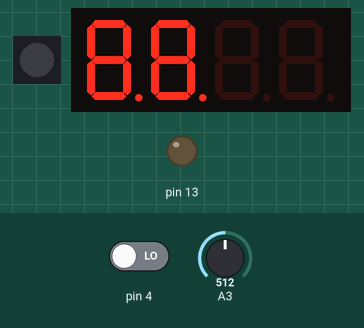
The sketch below on a simulated Arduino Uno, built for the host (arithmetic inside an expression is 32-bit, double 64-bit). Shown: 1 RGB LEDs in strip order, left to right, 4-digit seven-segment display, output pins drawn as LEDs (lit = HIGH). The inputs (shaded band) are chosen by the test bench; at power-on: A3 = 512, pin 4 LOW.

Above: at 2.6 s.
2.7 s: A3 set to 376
At 3.9 s:
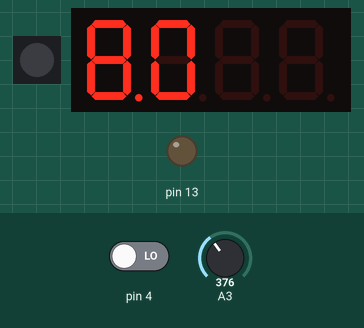
4.2 s: A3 set to 344
5.7 s: A3 set to 306
At 6.2 s:
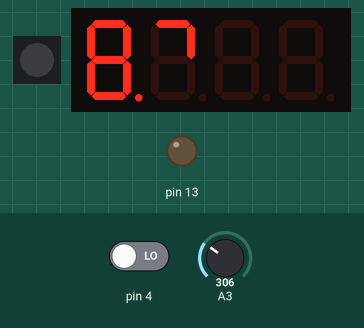
7.2 s: A3 set to 316
Timing chart, 0 to 9.7 s (numbered marks = the images above; inputs shaded):
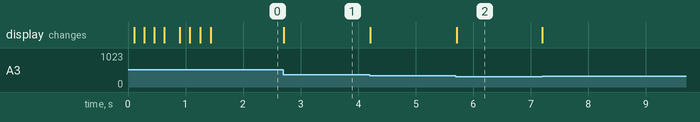

Measured:
- after the input at 2.7 s, the display: changes at once (image 1)
- after the input at 5.7 s, the display: changes at once (image 2)

The sketch:

sketch_06_timer.ino
```cpp
#include <Adafruit_DotStar.h>
#include "Adafruit_LEDBackpack.h"
//#include <SPI.h> // apparantly don't use this for Trinket
#include <math.h>

#define NUMPIXELS 1
#define DATAPIN   7
#define CLOCKPIN  8
Adafruit_DotStar strip(NUMPIXELS, DATAPIN, CLOCKPIN, DOTSTAR_BRG);
Adafruit_AlphaNum4 alpha4 = Adafruit_AlphaNum4();

#define ANALOG_BUFFER_SIZE 8
struct AnalogBuffer {
  int loc;
  int buff[ANALOG_BUFFER_SIZE];
};

struct DisplayState {
  int digit[4];
  unsigned int duration;
};

static void updateDisplay(struct DisplayState *state) {
  for (int i=0; i < 4; i++) {
    alpha4.writeDigitRaw(i, state->digit[i]);
  }
  alpha4.writeDisplay();
}

int circleDanceLength = 6;
struct DisplayState circleDanceSequence[] = {
  { {0b000000000000001, 0b000000000000001,
     0b000000000000001, 0b000000000000001}, 50 },
  { {0b000000000000010, 0b000000000000010,
     0b000000000000010, 0b000000000000010}, 50 },
  { {0b000000000000100, 0b000000000000100,
     0b000000000000100, 0b000000000000100}, 50 },
  { {0b000000000001000, 0b000000000001000,
     0b000000000001000, 0b000000000001000}, 50 },
  { {0b000000000010000, 0b000000000010000,
     0b000000000010000, 0b000000000010000}, 50 },
  { {0b000000000100000, 0b000000000100000,
     0b000000000100000, 0b000000000100000}, 50 },
};

int figureEightDanceLength = 75;
struct DisplayState figureEightDanceSequence[] = {
  { {0b000000000000001, 0b000000000000000,
     0b000000000000000, 0b000000000000000}, 50 },
  { {0b000000000000010, 0b000000000000000,
     0b000000000000000, 0b000000000000000}, 50 },
  { {0b000000010000000, 0b000000000000000,
     0b000000000000000, 0b000000000000000}, 50 },
  { {0b000000001000000, 0b000000000000000,
     0b000000000000000, 0b000000000000000}, 50 },
  { {0b000000000010000, 0b000000000000000,
     0b000000000000000, 0b000000000000000}, 50 },
  { {0b000000000001000, 0b000000000000000,
     0b000000000000000, 0b000000000000000}, 50 },
  { {0b000000000000100, 0b000000000000000,
     0b000000000000000, 0b000000000000000}, 50 },
  { {0b000000010000000, 0b000000000000000,
     0b000000000000000, 0b000000000000000}, 50 },
  { {0b000000001000000, 0b000000000000000,
     0b000000000000000, 0b000000000000000}, 50 },
  { {0b000000000100000, 0b000000000000000,
     0b000000000000000, 0b000000000000000}, 50 }, // end first loop
  { {0b000000000000001, 0b000000000000000,
     0b000000000000000, 0b000000000000000}, 50 },
  { {0b000000000000000, 0b000000000000001,
     0b000000000000000, 0b000000000000000}, 50 },
  { {0b000000000000000, 0b000000000000010,
     0b000000000000000, 0b000000000000000}, 50 },
  { {0b000000000000000, 0b000000010000000,
     0b000000000000000, 0b000000000000000}, 50 },
  { {0b000000000000000, 0b000000001000000,
     0b000000000000000, 0b000000000000000}, 50 },
  { {0b000000000000000, 0b000000000010000,
     0b000000000000000, 0b000000000000000}, 50 },
  { {0b000000000000000, 0b000000000001000,
     0b000000000000000, 0b000000000000000}, 50 },
  { {0b000000000000000, 0b000000000000100,
     0b000000000000000, 0b000000000000000}, 50 },
  { {0b000000000000000, 0b000000010000000,
     0b000000000000000, 0b000000000000000}, 50 },
  { {0b000000000000000, 0b000000001000000,
     0b000000000000000, 0b000000000000000}, 50 },
  { {0b000000000000000, 0b000000000100000,
     0b000000000000000, 0b000000000000000}, 50 }, // end second loop
  { {0b000000000000000, 0b000000000000001,
     0b000000000000000, 0b000000000000000}, 50 },
  { {0b000000000000000, 0b000000000000000,
     0b000000000000001, 0b000000000000000}, 50 },
  { {0b000000000000000, 0b000000000000000,
     0b000000000000010, 0b000000000000000}, 50 },
  { {0b000000000000000, 0b000000000000000,
     0b000000010000000, 0b000000000000000}, 50 },
  { {0b000000000000000, 0b000000000000000,
     0b000000001000000, 0b000000000000000}, 50 },
  { {0b000000000000000, 0b000000000000000,
     0b000000000010000, 0b000000000000000}, 50 },
  { {0b000000000000000, 0b000000000000000,
     0b000000000001000, 0b000000000000000}, 50 },
  { {0b000000000000000, 0b000000000000000,
     0b000000000000100, 0b000000000000000}, 50 },
  { {0b000000000000000, 0b000000000000000,
     0b000000010000000, 0b000000000000000}, 50 },
  { {0b000000000000000, 0b000000000000000,
     0b000000001000000, 0b000000000000000}, 50 },
  { {0b000000000000000, 0b000000000000000,
     0b000000000100000, 0b000000000000000}, 50 }, // end third loop
  { {0b000000000000000, 0b000000000000000,
     0b000000000000001, 0b000000000000000}, 50 },
  { {0b000000000000000, 0b000000000000000,
     0b000000000000000, 0b000000000000001}, 50 },
  { {0b000000000000000, 0b000000000000000,
     0b000000000000000, 0b000000000000010}, 50 },
  { {0b000000000000000, 0b000000000000000,
     0b000000000000000, 0b000000010000000}, 50 },
  { {0b000000000000000, 0b000000000000000,
     0b000000000000000, 0b000000001000000}, 50 },
  { {0b000000000000000, 0b000000000000000,
     0b000000000000000, 0b000000000010000}, 50 },
  { {0b000000000000000, 0b000000000000000,
     0b000000000000000, 0b000000000001000}, 50 },
  { {0b000000000000000, 0b000000000000000,
     0b000000000000000, 0b000000000000100}, 50 },
  { {0b000000000000000, 0b000000000000000,
     0b000000000000000, 0b000000010000000}, 50 },
  { {0b000000000000000, 0b000000000000000,
     0b000000000000000, 0b000000001000000}, 50 },
  { {0b000000000000000, 0b000000000000000,
     0b000000000000000, 0b000000000100000}, 50 }, // end fourth loop
  { {0b000000000000000, 0b000000000000000,
     0b000000000000000, 0b000000000000001}, 50 }, // 4 loop back
  { {0b000000000000000, 0b000000000000000,
     0b000000000000000, 0b000000000000010}, 50 },
  { {0b000000000000000, 0b000000000000000,
     0b000000000000000, 0b000000010000000}, 50 },
  { {0b000000000000000, 0b000000000000000,
     0b000000000000000, 0b000000001000000}, 50 },
  { {0b000000000000000, 0b000000000000000,        // 3 loop back
     0b000000010000000, 0b000000000000000}, 50 }, // 3 loop back
  { {0b000000000000000, 0b000000000000000,
     0b000000001000000, 0b000000000000000}, 50 },
  { {0b000000000000000, 0b000000000000000,
     0b000000000100000, 0b000000000000000}, 50 },
  { {0b000000000000000, 0b000000000000000,
     0b000000000000001, 0b000000000000000}, 50 },
  { {0b000000000000000, 0b000000000000000,
     0b000000000000010, 0b000000000000000}, 50 },
  { {0b000000000000000, 0b000000000000000,
     0b000000010000000, 0b000000000000000}, 50 },
  { {0b000000000000000, 0b000000000000000,
     0b000000001000000, 0b000000000000000}, 50 },
  { {0b000000000000000, 0b000000000000000,
     0b000000000010000, 0b000000000000000}, 50 },
  { {0b000000000000000, 0b000000000000000,
     0b000000000001000, 0b000000000000000}, 50 },
  { {0b000000000000000, 0b000000000000000,
     0b000000000000100, 0b000000000000000}, 50 },
  { {0b000000000000000, 0b000000000000000,
     0b000000010000000, 0b000000000000000}, 50 },
  { {0b000000000000000, 0b000000000000000,
     0b000000001000000, 0b000000000000000}, 50 },
  { {0b000000000000000, 0b000000010000000,        // 2 loop back
     0b000000000000000, 0b000000000000000}, 50 },
  { {0b000000000000000, 0b000000001000000,
     0b000000000000000, 0b000000000000000}, 50 },
  { {0b000000000000000, 0b000000000100000,
     0b000000000000000, 0b000000000000000}, 50 },
  { {0b000000000000000, 0b000000000000001,
     0b000000000000000, 0b000000000000000}, 50 },
  { {0b000000000000000, 0b000000000000010,
     0b000000000000000, 0b000000000000000}, 50 },
  { {0b000000000000000, 0b000000010000000,
     0b000000000000000, 0b000000000000000}, 50 },
  { {0b000000000000000, 0b000000001000000,
     0b000000000000000, 0b000000000000000}, 50 },
  { {0b000000000000000, 0b000000000010000,
     0b000000000000000, 0b000000000000000}, 50 },
  { {0b000000000000000, 0b000000000001000,
     0b000000000000000, 0b000000000000000}, 50 },
  { {0b000000000000000, 0b000000000000100,
     0b000000000000000, 0b000000000000000}, 50 },
  { {0b000000000000000, 0b000000010000000,
     0b000000000000000, 0b000000000000000}, 50 },
  { {0b000000000000000, 0b000000001000000,
     0b000000000000000, 0b000000000000000}, 50 },
  { {0b000000010000000, 0b000000000000000,
     0b000000000000000, 0b000000000000000}, 50 },
  { {0b000000001000000, 0b000000000000000,
     0b000000000000000, 0b000000000000000}, 50 },
  { {0b000000000100000, 0b000000000000000,
     0b000000000000000, 0b000000000000000}, 50 },
};


enum State { PickTime, Countdown, Paused, Dance };

void setup() {
  Serial.begin(9600);
  pinMode(13, OUTPUT);
  pinMode(4, INPUT_PULLDOWN);
  strip.begin();
  strip.show();
  alpha4.begin(0x70);
  alpha4.setBrightness(3);
  for (int i=0; i<=60; i++) {
    radialDisplay(i);
    delay(10);
  }
  for (int i=60; i>=0; i--) {
    radialDisplay(i);
    delay(10);
  }
}

void loop() {
  int dialInput, dialBase60, i, dialRemaining, dialSetPoint, brightness;
  int danceStateCount, stateTrip = 0;
  float dialPercent;
  long singleDigit = 0, startTime, finishTime, remainingTime;
  unsigned long danceTimeStamp;
  struct AnalogBuffer analogBuffer;
  analogBuffer.loc = 0;
  for (int i = 0; i < ANALOG_BUFFER_SIZE; i++) {
    // initialize the buffer to empty
    analogBuffer.buff[i] = 0;
  }
  int danceLength = figureEightDanceLength;
  struct DisplayState *danceSequence = &figureEightDanceSequence[0];
  enum State state = PickTime;

  while(true) {
    dialInput = analogReadAvg(&analogBuffer);
    dialPercent = (float) (dialInput-4)  / (1023-10);
    dialBase60 = dialPercent * 60;

    switch(state) {
      case PickTime:
        if (digitalRead(4) == HIGH) {
          dialSetPoint = dialBase60;
          startTime = (long) millis();
          finishTime = startTime + (1000 * dialBase60 * 60);
          state = Countdown;
        }
        radialDisplay(dialBase60);
        break;

      case Countdown:
        // update timer and display
        remainingTime = finishTime - (long) millis();
        if (remainingTime > 0) {
          dialRemaining = ceil((float) dialSetPoint * remainingTime / (finishTime - startTime));
          radialDisplay(dialRemaining);
        } else {
          state = Dance;
          // initialize variables for next state
          danceStateCount = 0;
          danceTimeStamp = millis();
        }

        // update brightness
        if ( abs( ((float) dialSetPoint / 60) - dialPercent) > 0.02) {
          brightness = floor(dialPercent * 16);
          alpha4.setBrightness(brightness);
        }
        break;

      case Dance:
        // stop dancing if button is pressed
        if (digitalRead(4) == HIGH) {
          stateTrip = 1;
        }
        if (digitalRead(4) == LOW && stateTrip) {
          state = PickTime;
          stateTrip = 0;
        }
        // update display
        if (danceTimeStamp + danceSequence[danceStateCount].duration < millis()) {
          danceStateCount += 1;
          danceTimeStamp = millis();
          if (danceStateCount >= danceLength) {
            danceStateCount = 0;
          }
        }
        updateDisplay(&danceSequence[danceStateCount]);
        break;
    }
  }
}

static int analogReadAvg(struct AnalogBuffer *ab) {
  int total = 0;
  ab->buff[ab->loc] = analogRead(A3);
  ab->loc += 1;
  if (ab->loc >= ANALOG_BUFFER_SIZE) {
    ab->loc = 0;
  }
  for (int i=0; i < ANALOG_BUFFER_SIZE; i++) {
    total += ab->buff[i];
  }
  return ceil( (float) total / ANALOG_BUFFER_SIZE );
}

static void radialDisplay(int amount) {
  unsigned int digit;
  for (int i = 0; i < 4; i++) {
    digit = 0;
    if (amount > 15) {
      digit = 0x7FFF;
    } else if (amount <= 0) {
      digit = 0;
    } else if (amount <= 6) {
      // handle 1-6
      digit = pow(2, amount) - 1;
    } else {
      // handle 7-15
      switch (amount) {
        case 7:
          digit = 0x023F; // add J
          break;
        case 8:
          digit = 0x063F; // add K
          break;
        case 9:
          digit = 0x06BF; // add G2
          break;
        case 10:
          digit = 0x26BF; // add N
          break;
        case 11:
          digit = 0x36BF; // add M
          break;
        case 12:
          digit = 0x3EBF; // add L
          break;
        case 13:
          digit = 0x3EFF; // add G1
          break;
        case 14:
          digit = 0x3FFF; // add H
          break;
        default:
          digit = 0x7FFF; // add DP
      }
    }
    alpha4.writeDigitRaw(i, digit);
    amount -= 15;
  }
  alpha4.writeDisplay();
}
```
